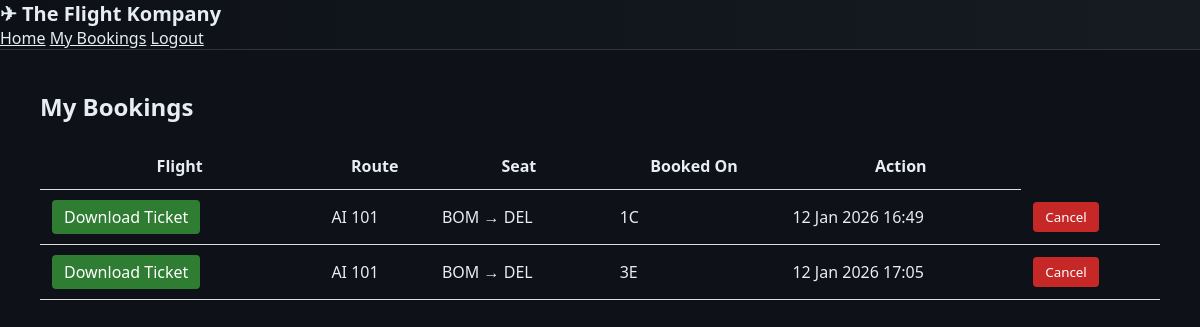
The app's page /my-bookings (signed in) with its own data.
### models/booking.py (models this page shows)
class Booking(db.Model):
    id = db.Column(db.Integer, primary_key=True)
    user_id = db.Column(db.Integer, nullable=False)
    flight_id = db.Column(db.Integer, nullable=False)
    price = db.Column(db.Integer, nullable=False)
    passenger_name = db.Column(db.String(100), nullable=False)
    seat_number = db.Column(db.String(5), nullable=False)
    booking_time = db.Column(
        db.DateTime,
        default=datetime.utcnow
    )

### models/flight.py (models this page shows, shortened)
class Flight(db.Model):
    __tablename__ = "flight"
    id = db.Column(db.Integer, primary_key=True)
    flight_number = db.Column(db.String(20), nullable=False)
    source = db.Column(db.String(10), nullable=False)
    destination = db.Column(db.String(10), nullable=False)
    departure_time = db.Column(db.String(20), nullable=False)
    departure_date = db.Column(db.Date, nullable=False, default=date.today)
    base_fare = db.Column(db.Integer, nullable=False)
    pricing_tier = db.Column(db.String(20), default="economy")
    total_seats = db.Column(db.Integer, nullable=False)
    available_seats = db.Column(db.Integer, nullable=False)
    demand_level = db.Column(db.String(20), default="medium")

### routes/bookings.py (the view)
@bookings_bp.route("/my-bookings")
@login_required
def my_bookings():
    bookings = Booking.query.filter_by(
        user_id=current_user.id
    ).all()
    flights = {f.id: f for f in Flight.query.all()}
    return render_template(
        "my_bookings.html",
        bookings=bookings,
        flights=flights
    )

### app.py (called while the page is built)
def create_app():
    app = Flask(__name__)
    app.config.from_object(Config)
    db.init_app(app)
    login_manager.init_app(app)
    from models.user import User
    @login_manager.user_loader
    def load_user(user_id):
        return User.query.get(int(user_id))
    from models.user import User
    from routes.main import main_bp
    from routes.auth import auth_bp
    from routes.flights import flights_bp
    from routes.bookings import bookings_bp
    from routes.admin import admin_bp
    app.register_blueprint(main_bp)
    app.register_blueprint(auth_bp)
    app.register_blueprint(flights_bp)
    app.register_blueprint(bookings_bp)
    app.register_blueprint(admin_bp)
    with app.app_context():
        os.makedirs("database", exist_ok=True)
        db.create_all()
    return app

### templates/my_bookings.html
{% extends "base.html" %} {% block title %}My Bookings{% endblock %} {% block
content %}
<h2>My Bookings</h2>
{% if bookings %}
<table class="flight-table">
  <tr>
    <th>Flight</th>
    <th>Route</th>
    <th>Seat</th>
    <th>Booked On</th>
    <th>Action</th>
  </tr>
  {% for booking in bookings %}
  <tr>
    <td>
      <a
        href="{{ url_for('bookings.download_ticket', booking_id=booking.id) }}"
        class="ticket-btn"
      >
        Download Ticket
      </a>
    </td>
    <td>{{ flights[booking.flight_id].flight_number }}</td>
    <td>
      {{ flights[booking.flight_id].source }} → {{
      flights[booking.flight_id].destination }}
    </td>
    <td>{{ booking.seat_number }}</td>
    <td>{{ booking.booking_time.strftime("%d %b %Y %H:%M") }}</td>
    <td>
      <form
        method="POST"
        action="{{ url_for('bookings.cancel_booking', booking_id=booking.id) }}"
        onsubmit="return confirm('Cancel this booking?');"
      >
        <button class="cancel-btn">Cancel</button>
      </form>
    </td>
  </tr>
  {% endfor %}
</table>
{% else %}
<p>No bookings yet.</p>
{% endif %}{% endblock %}

### templates/base.html (shortened to what this page needs)
<!DOCTYPE html>
<html lang="en">
  <head>
    <link
      rel="stylesheet"
      href="{{ url_for('static', filename='css/style.css') }}"
    />
  </head>
  <body>
    <nav class="navbar">
      <div class="logo">✈ The Flight Kompany</div>
      <div class="nav-links">
        <a href="/">Home</a>
        <a href="/my-bookings">My Bookings</a>
        <a href="/logout">Logout</a>
      </div>
    </nav>
    <main class="container">{% block content %}{% endblock %}</main>
  </body>
</html>

### static/css/style.css (style rules this page uses)
:root { --bg-main: #0e1117; --bg-card: #161b22; --text-main: #e6edf3; --text-muted: #9da7b3; --primary: #58a6ff; --accent: #f78166; --success: #2ea043; --danger: #f85149; }
* { margin: 0; padding: 0; box-sizing: border-box; font-family: "Segoe UI", sans-serif; }
body { background: var(--bg-main); color: var(--text-main); }
.container { padding: 40px; }
.navbar { background: linear-gradient(90deg, #0d1117, #161b22); border-bottom: 1px solid #30363d; }
.navbar a { color: var(--text-main); transition: color 0.2s ease; }
.navbar .logo { font-weight: bold; font-size: 20px; }
.flight-table { width: 100%; margin-top: 20px; border-collapse: collapse; }
.flight-table th, .flight-table td { padding: 12px; border-bottom: 1px solid #ddd; }
.cancel-btn { background: #c62828; color: white; border: none; padding: 6px 12px; border-radius: 4px; cursor: pointer; }
.ticket-btn { background: #2e7d32; color: white; padding: 6px 12px; text-decoration: none; border-radius: 4px; margin-right: 8px; }
button { transition: transform 0.15s ease, box-shadow 0.15s ease; }

### records on screen
Booking: seat_number "1C", booking_time "12 Jan 2026 16:49"
Flight: flight_number "AI 101", source "BOM", destination "DEL"
Booking: seat_number "3E", booking_time "12 Jan 2026 17:05"
